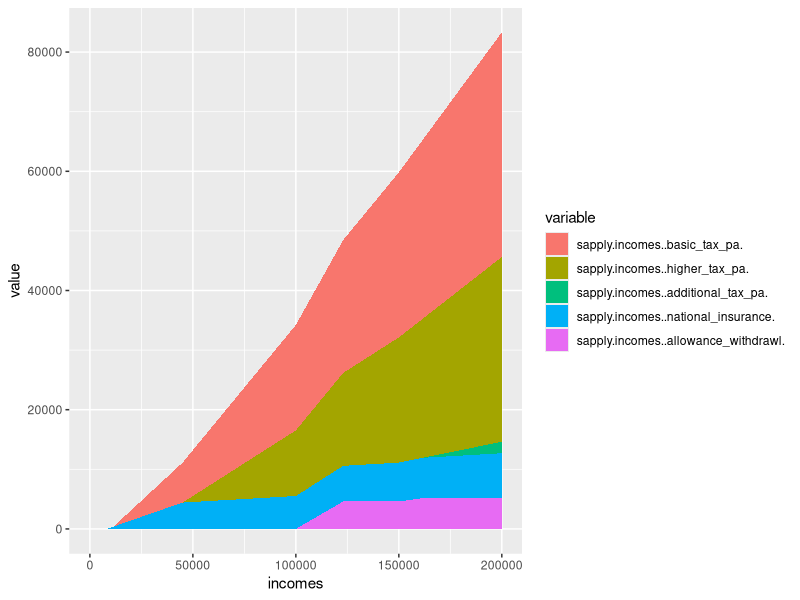

This chart was generated by the following R code:
# source this file with source('income-tax.R')

library(ggplot2)
library(reshape2)

# this should be an array of gross incomes over which we
# want to plot our data

few_incomes <- c(100,10000, 15000, 44999,45001, 46000, 60000, 149000, 152000, 200000)

gross_incomes <- seq(1,200000, by=50)

# parameters defined by government:

# INCOME TAX #

# all of these sterling amounts are per annum.

# you get this much tax free:
personal_allowance <- 11500

# after which you're taxed at the Basic Rate:
basic_rate <- 0.2

# basic rate tax band is up to this much (after allowances):
higher_rate_threshold <- 33500

# at which point you are taxed at the Higher Rate:
higher_rate <- 0.4

# and then when you reach this much (after allowances):
additional_rate_threshold <- 150000

# you are taxed at the Additional Rate:
additional_rate <- 0.45 

# Personal allowance progressive withdrawl

# Your personal allowance goes down by one pound for
# every n pounds that your gross income is over the
# limit:
personal_allowance_withdrawl_unit <- 2
personal_allowance_withdrawl_limit <- 100000


# NATIONAL INSURANCE #

# these figures are class 1, regular employee amounts
# The UK government gives these in monthly, not annual, amounts
# so all of these sterling amounts are per calendar month

# the primary threshold is:
primary_threshold <- 680

# above the primary threshold
# to the upper earnings limit
# you pay:
primary_rate <- 0.12

# the upper earnings limit is:
upper_earnings_limit <- 3750

# above the upper earnings limit
# you pay:
upper_rate <- 0.02

# End of government parameters #

basic_tax <- function(adj) { 
  max(0, adj * 0.2)
}

higher_tax <- function(adj) {
  max(0, (adj - higher_rate_threshold) * (higher_rate - basic_rate))
}

additional_tax <- function(adj) {
  max(0, (adj - additional_rate_threshold) * (additional_rate - higher_rate))
}

basic_tax_pa <- function(gross) {
  basic_tax(gross - personal_allowance)
}

higher_tax_pa <- function(gross) {
  higher_tax(gross - personal_allowance)
}

additional_tax_pa <- function(gross) {
  additional_tax(gross - personal_allowance)
}

tax_function <- function(gross, allowance) {
  post_allowance <- gross - allowance
  basic_tax(post_allowance) + higher_tax(post_allowance) + additional_tax(post_allowance)
}


# this doesn't work so well as a cumulation of rates, because the basic
# rate is 12%, and then higher than that is effectively a -10% on top
# of that. So will compute it as a single value, rather than tiers.
national_insurance_basic <- function(gross) {
  max(0, (gross - (primary_threshold * 12)) * primary_rate)
}

# this one looks a bit different to the others because it *can* give
# a negative contribution. max is moved to a different position, that
# might also work in the others?
national_insurance_higher <- function(gross) {
  max(0,(gross - (upper_earnings_limit * 12))) * (upper_rate - primary_rate)
}

national_insurance <- function(gross) {
  national_insurance_basic(gross) + national_insurance_higher(gross)
}


allowance_withdrawl <- function(gross) {
 withdrawn_allowance <- max(0, min(personal_allowance, (gross - personal_allowance_withdrawl_limit) / personal_allowance_withdrawl_unit))
 remaining_allowance <- personal_allowance - withdrawn_allowance
 tax_function(gross, remaining_allowance) - tax_function(gross, personal_allowance) 
}


fr <- function(incomes) {
  data.frame(incomes,  
                        sapply(incomes, basic_tax_pa),
                        sapply(incomes, higher_tax_pa),
                        sapply(incomes, additional_tax_pa),
                        sapply(incomes, national_insurance),
                        sapply(incomes, allowance_withdrawl)
                       )
}

tax_frame <- fr(gross_incomes)
few_tax_frame <- fr(few_incomes)

ggplot(melt(tax_frame, id.vars="incomes"),
       aes(x=incomes, y=value, fill=variable)) + geom_area()

